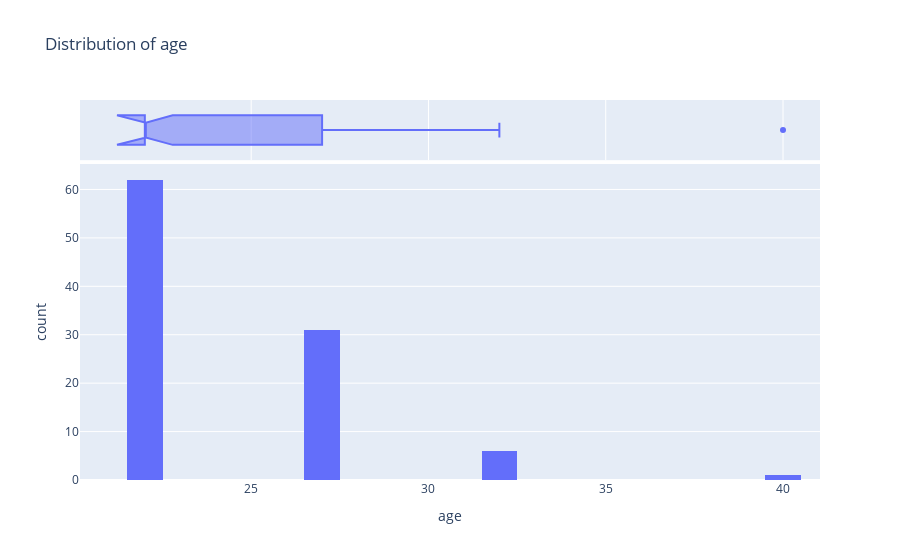
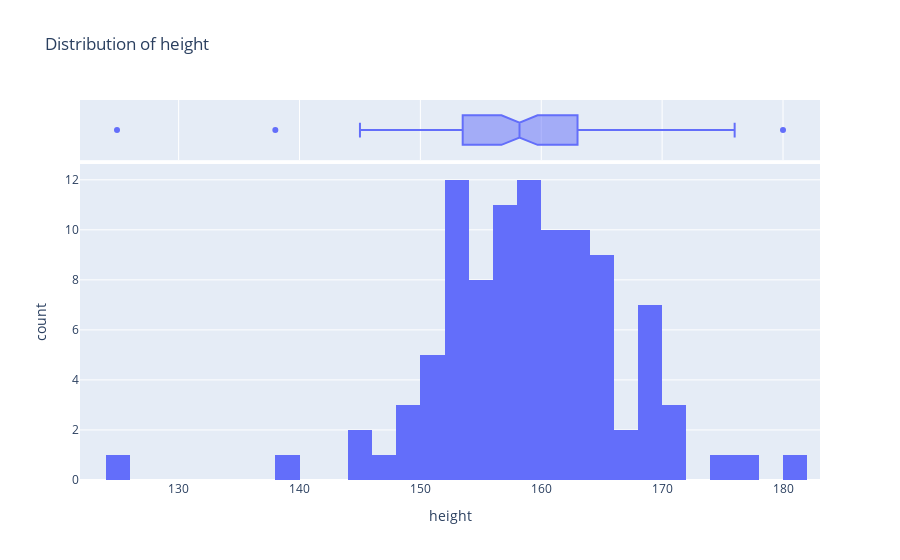
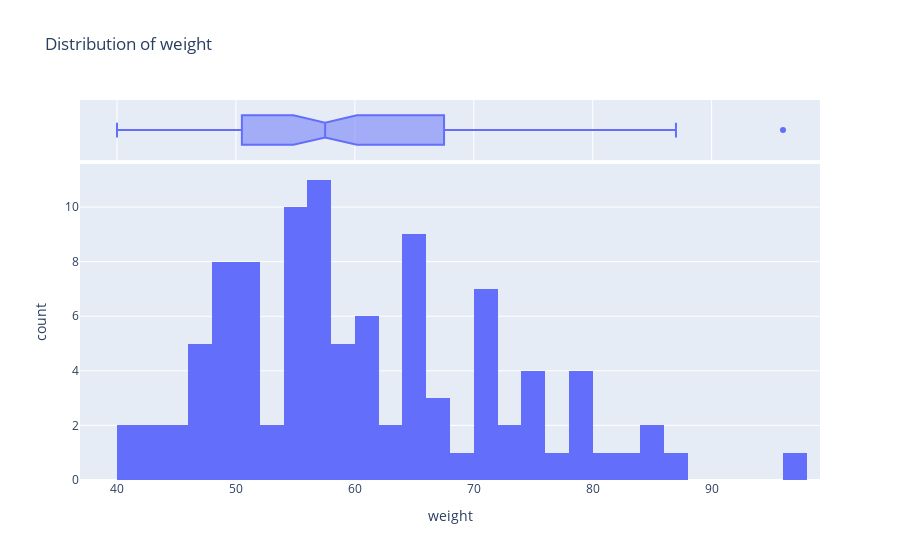

Here is the notebook cell these charts were saved with, in order:
### Code cell
# Distribution of Numerical Features
numerical_features = ['age', 'height', 'weight']
for feature in numerical_features:
    fig = px.histogram(df, x=feature, title=f'Distribution of {feature}', marginal="box", nbins=30)
    fig.show()

### Figure 1 — Plotly figure (JSON) as saved in the notebook; plotly's stock layout.template omitted (floating-point values rounded to 4 significant figures)
{"data": [{"alignmentgroup": "True", "bingroup": "x", "hovertemplate": "age=%{x}<br>count=%{y}<extra></extra>", "legendgroup": "", "marker": {"color": "#636efa", "pattern": {"shape": ""}}, "name": "", "nbinsx": 30, "offsetgroup": "", "orientation": "v", "showlegend": false, "type": "histogram", "x": [22, 22, 22, 22, 22, 27, 22, 27, 22, 22, 22, 32, 22, 32, 22, 22, 22, 22, 27, 22, 22, 22, 22, 27, 22, 22, 22, 22, 27, 22, 22, 22, 22, 27, 27, 22, 22, 22, 22, 22, 22, 22, 22, 22, 27, 22, 22, 27, 22, 27, 22, 22, 27, 27, 22, 22, 22, 32, 22, 27, 22, 22, 22, 22, 22, 27, 22, 27, 22, 27, 27, 27, 27, 27, 27, 27, 27, 27, 22, 22, 27, 32, 22, 40, 27, 32, 27, 22, 32, 22, 22, 22, 27, 27, 27, 27, 22, 22, 22, 22], "xaxis": "x", "yaxis": "y"}, {"alignmentgroup": "True", "hovertemplate": "age=%{x}<extra></extra>", "legendgroup": "", "marker": {"color": "#636efa"}, "name": "", "notched": true, "offsetgroup": "", "showlegend": false, "type": "box", "x": [22, 22, 22, 22, 22, 27, 22, 27, 22, 22, 22, 32, 22, 32, 22, 22, 22, 22, 27, 22, 22, 22, 22, 27, 22, 22, 22, 22, 27, 22, 22, 22, 22, 27, 27, 22, 22, 22, 22, 22, 22, 22, 22, 22, 27, 22, 22, 27, 22, 27, 22, 22, 27, 27, 22, 22, 22, 32, 22, 27, 22, 22, 22, 22, 22, 27, 22, 27, 22, 27, 27, 27, 27, 27, 27, 27, 27, 27, 22, 22, 27, 32, 22, 40, 27, 32, 27, 22, 32, 22, 22, 22, 27, 27, 27, 27, 22, 22, 22, 22], "xaxis": "x2", "yaxis": "y2"}], "layout": {"barmode": "relative", "legend": {"tracegroupgap": 0}, "title": {"text": "Distribution of age"}, "xaxis": {"anchor": "y", "domain": [0, 1], "title": {"text": "age"}}, "xaxis2": {"anchor": "y2", "domain": [0, 1], "matches": "x", "showgrid": true, "showticklabels": false}, "yaxis": {"anchor": "x", "domain": [0, 0.8316], "title": {"text": "count"}}, "yaxis2": {"anchor": "x2", "domain": [0.8416, 1], "matches": "y2", "showgrid": false, "showline": false, "showticklabels": false, "ticks": ""}}}

### Figure 2 — Plotly figure (JSON) as saved in the notebook; plotly's stock layout.template omitted (floating-point values rounded to 4 significant figures)
{"data": [{"alignmentgroup": "True", "bingroup": "x", "hovertemplate": "height=%{x}<br>count=%{y}<extra></extra>", "legendgroup": "", "marker": {"color": "#636efa", "pattern": {"shape": ""}}, "name": "", "nbinsx": 30, "offsetgroup": "", "orientation": "v", "showlegend": false, "type": "histogram", "x": [155, 159, 170, 170.2, 154, 152, 169, 164, 157, 154, 169, 168, 158.4, 157, 175, 164, 158, 154, 160, 165.1, 157, 165, 157.5, 154, 153, 149, 165, 159, 167, 158, 161, 163, 162.6, 152, 162, 157, 160, 153, 150, 145, 160, 150, 157, 162, 153, 148, 158, 155, 158, 152, 156, 150, 165, 161, 152, 124.9, 147, 160, 170.2, 150, 157, 169, 159, 165, 148, 163, 160, 167, 163, 152, 157.5, 154.5, 153, 168, 151, 163, 138, 160, 176, 162.6, 168, 180, 157, 163, 161, 157, 165, 159, 152, 152, 164, 163, 168, 158, 160, 145, 154, 153, 158, 159], "xaxis": "x", "yaxis": "y"}, {"alignmentgroup": "True", "hovertemplate": "height=%{x}<extra></extra>", "legendgroup": "", "marker": {"color": "#636efa"}, "name": "", "notched": true, "offsetgroup": "", "showlegend": false, "type": "box", "x": [155, 159, 170, 170.2, 154, 152, 169, 164, 157, 154, 169, 168, 158.4, 157, 175, 164, 158, 154, 160, 165.1, 157, 165, 157.5, 154, 153, 149, 165, 159, 167, 158, 161, 163, 162.6, 152, 162, 157, 160, 153, 150, 145, 160, 150, 157, 162, 153, 148, 158, 155, 158, 152, 156, 150, 165, 161, 152, 124.9, 147, 160, 170.2, 150, 157, 169, 159, 165, 148, 163, 160, 167, 163, 152, 157.5, 154.5, 153, 168, 151, 163, 138, 160, 176, 162.6, 168, 180, 157, 163, 161, 157, 165, 159, 152, 152, 164, 163, 168, 158, 160, 145, 154, 153, 158, 159], "xaxis": "x2", "yaxis": "y2"}], "layout": {"barmode": "relative", "legend": {"tracegroupgap": 0}, "title": {"text": "Distribution of height"}, "xaxis": {"anchor": "y", "domain": [0, 1], "title": {"text": "height"}}, "xaxis2": {"anchor": "y2", "domain": [0, 1], "matches": "x", "showgrid": true, "showticklabels": false}, "yaxis": {"anchor": "x", "domain": [0, 0.8316], "title": {"text": "count"}}, "yaxis2": {"anchor": "x2", "domain": [0.8416, 1], "matches": "y2", "showgrid": false, "showline": false, "showticklabels": false, "ticks": ""}}}

### Figure 3 — Plotly figure (JSON) as saved in the notebook; plotly's stock layout.template omitted (floating-point values rounded to 4 significant figures)
{"data": [{"alignmentgroup": "True", "bingroup": "x", "hovertemplate": "weight=%{x}<br>count=%{y}<extra></extra>", "legendgroup": "", "marker": {"color": "#636efa", "pattern": {"shape": ""}}, "name": "", "nbinsx": 30, "offsetgroup": "", "orientation": "v", "showlegend": false, "type": "histogram", "x": [70, 50, 63, 65, 55, 63, 64, 49.5, 65, 57, 80, 55, 48, 87, 65, 78, 50, 55, 50, 67, 72, 72, 55, 55, 56, 46, 56, 84, 56, 56, 54, 60, 58, 58, 70, 70, 60, 50, 50, 52, 58, 57, 52, 51, 44, 55, 50, 78, 75, 59, 42, 41, 77, 70, 48, 46, 82, 54, 65, 47, 57, 47, 60, 46, 45, 68, 56, 70, 67, 57, 56.5, 75, 64, 78, 85, 70, 40, 60, 96, 42, 70, 74, 65, 61, 67, 64, 51.5, 48, 49, 55, 78, 61, 75, 49, 56, 49, 59, 54, 48, 65], "xaxis": "x", "yaxis": "y"}, {"alignmentgroup": "True", "hovertemplate": "weight=%{x}<extra></extra>", "legendgroup": "", "marker": {"color": "#636efa"}, "name": "", "notched": true, "offsetgroup": "", "showlegend": false, "type": "box", "x": [70, 50, 63, 65, 55, 63, 64, 49.5, 65, 57, 80, 55, 48, 87, 65, 78, 50, 55, 50, 67, 72, 72, 55, 55, 56, 46, 56, 84, 56, 56, 54, 60, 58, 58, 70, 70, 60, 50, 50, 52, 58, 57, 52, 51, 44, 55, 50, 78, 75, 59, 42, 41, 77, 70, 48, 46, 82, 54, 65, 47, 57, 47, 60, 46, 45, 68, 56, 70, 67, 57, 56.5, 75, 64, 78, 85, 70, 40, 60, 96, 42, 70, 74, 65, 61, 67, 64, 51.5, 48, 49, 55, 78, 61, 75, 49, 56, 49, 59, 54, 48, 65], "xaxis": "x2", "yaxis": "y2"}], "layout": {"barmode": "relative", "legend": {"tracegroupgap": 0}, "title": {"text": "Distribution of weight"}, "xaxis": {"anchor": "y", "domain": [0, 1], "title": {"text": "weight"}}, "xaxis2": {"anchor": "y2", "domain": [0, 1], "matches": "x", "showgrid": true, "showticklabels": false}, "yaxis": {"anchor": "x", "domain": [0, 0.8316], "title": {"text": "count"}}, "yaxis2": {"anchor": "x2", "domain": [0.8416, 1], "matches": "y2", "showgrid": false, "showline": false, "showticklabels": false, "ticks": ""}}}
